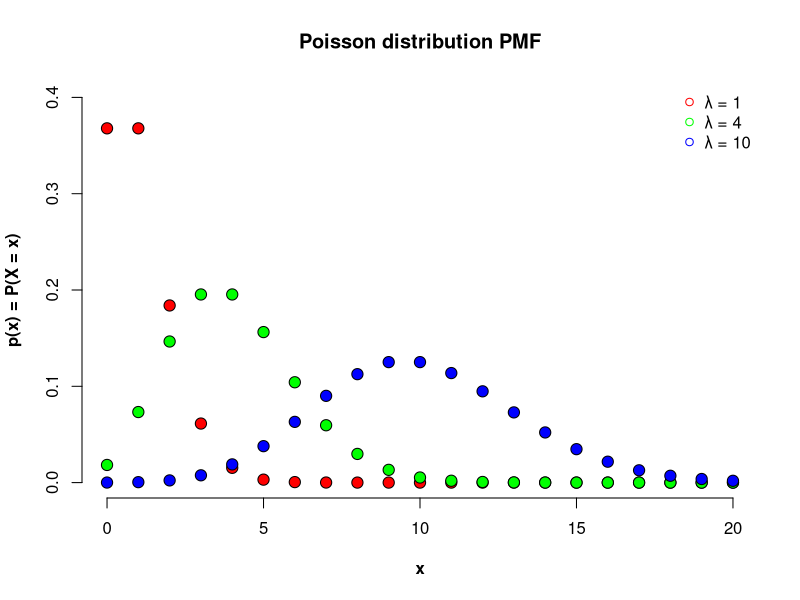

This figure's R source:
svg("Poisson_PMF.svg")

plot(xlim = c(0, 20), ylim = c(0, 0.4), x = "",
     main = "Poisson distribution PMF", xlab = "x",
     ylab = "p(x) = P(X = x)", bty = 'n', font.lab = 2)

points(0:20, dpois(0:20, lambda = 1), type = 'p', 
       pch = 21, cex = 1.5, bg = "red", col = "black")
points(0:20, dpois(0:20, lambda = 4), type = 'p', 
       pch = 21, cex = 1.5, bg = "green", col = "black")
points(0:20, dpois(0:20, lambda = 10), type = 'p', 
       pch = 21, cex = 1.5, bg = "blue", col = "black")

legend('topright', legend = c('λ = 1', 'λ = 4', 'λ = 10'),
       col = c('red', 'green', 'blue'), pch = 21, bty = 'n')

dev.off()
